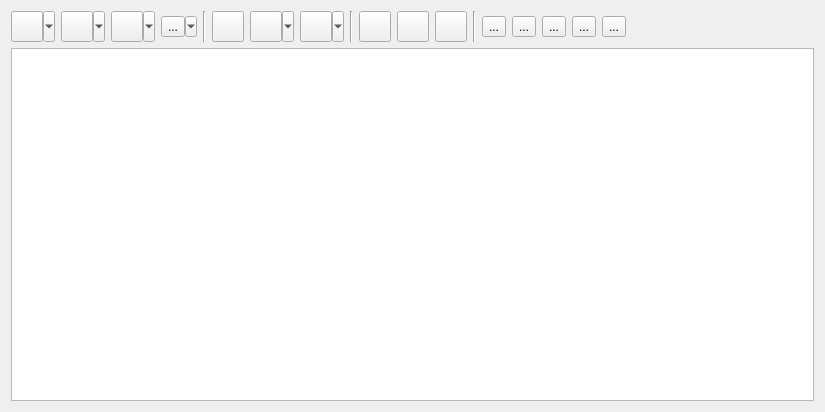
<?xml version="1.0" encoding="UTF-8"?>
<ui version="4.0">
 <class>NodesWidget</class>
 <widget class="QWidget" name="NodesWidget">
  <property name="geometry">
   <rect>
    <x>0</x>
    <y>0</y>
    <width>825</width>
    <height>412</height>
   </rect>
  </property>
  <property name="windowTitle">
   <string/>
  </property>
  <layout class="QVBoxLayout" name="verticalLayout">
   <item>
    <layout class="QHBoxLayout" name="horizontalLayout">
     <item>
      <widget class="QToolButton" name="btUseColumnForLabels">
       <property name="toolTip">
        <string>Use selected column as source for nodes' labels</string>
       </property>
       <property name="statusTip">
        <string>Use selected column as source for nodes' labels</string>
       </property>
       <property name="text">
        <string/>
       </property>
       <property name="icon">
        <iconset resource="../../ui.qrc">
         <normaloff>:/icons/images/node-label.svg</normaloff>:/icons/images/node-label.svg</iconset>
       </property>
       <property name="iconSize">
        <size>
         <width>24</width>
         <height>24</height>
        </size>
       </property>
       <property name="popupMode">
        <enum>QToolButton::MenuButtonPopup</enum>
       </property>
      </widget>
     </item>
     <item>
      <widget class="QToolButton" name="btUseColumnsForPieCharts">
       <property name="toolTip">
        <string>Use selected columns as source for nodes' pie charts</string>
       </property>
       <property name="statusTip">
        <string>Use selected columns as source for nodes' pie charts</string>
       </property>
       <property name="text">
        <string/>
       </property>
       <property name="icon">
        <iconset resource="../../ui.qrc">
         <normaloff>:/icons/images/node-pie.svg</normaloff>:/icons/images/node-pie.svg</iconset>
       </property>
       <property name="iconSize">
        <size>
         <width>24</width>
         <height>24</height>
        </size>
       </property>
       <property name="popupMode">
        <enum>QToolButton::MenuButtonPopup</enum>
       </property>
      </widget>
     </item>
     <item>
      <widget class="QToolButton" name="btUseColumnForNodesSizes">
       <property name="toolTip">
        <string>Use selected columns as source for nodes' sizes</string>
       </property>
       <property name="statusTip">
        <string>Use selected columns as source for nodes' sizes</string>
       </property>
       <property name="text">
        <string/>
       </property>
       <property name="icon">
        <iconset resource="../../ui.qrc">
         <normaloff>:/icons/images/node-size.svg</normaloff>:/icons/images/node-size.svg</iconset>
       </property>
       <property name="iconSize">
        <size>
         <width>24</width>
         <height>24</height>
        </size>
       </property>
       <property name="popupMode">
        <enum>QToolButton::MenuButtonPopup</enum>
       </property>
      </widget>
     </item>
     <item>
      <widget class="QToolButton" name="btUseColumnForNodesColors">
       <property name="toolTip">
        <string>Use selected columns as source for nodes' colors</string>
       </property>
       <property name="statusTip">
        <string>Use selected columns as source for nodes' colors</string>
       </property>
       <property name="text">
        <string>...</string>
       </property>
       <property name="icon">
        <iconset resource="../../ui.qrc">
         <normaloff>:/icons/images/node-color.svg</normaloff>:/icons/images/node-color.svg</iconset>
       </property>
       <property name="iconSize">
        <size>
         <width>24</width>
         <height>24</height>
        </size>
       </property>
       <property name="popupMode">
        <enum>QToolButton::MenuButtonPopup</enum>
       </property>
      </widget>
     </item>
     <item>
      <widget class="Line" name="line">
       <property name="orientation">
        <enum>Qt::Vertical</enum>
       </property>
      </widget>
     </item>
     <item>
      <widget class="QToolButton" name="btHighlightSelectedNodes">
       <property name="toolTip">
        <string>Highlight in network views the selected nodes in the table</string>
       </property>
       <property name="statusTip">
        <string>Highlight in network views the selected nodes in the table</string>
       </property>
       <property name="text">
        <string/>
       </property>
       <property name="icon">
        <iconset resource="../../ui.qrc">
         <normaloff>:/icons/images/highlight-yellow.svg</normaloff>:/icons/images/highlight-yellow.svg</iconset>
       </property>
       <property name="iconSize">
        <size>
         <width>24</width>
         <height>24</height>
        </size>
       </property>
      </widget>
     </item>
     <item>
      <widget class="QToolButton" name="btShowSpectrum">
       <property name="toolTip">
        <string>Show the spectrum associated to the selected node</string>
       </property>
       <property name="statusTip">
        <string>Show the spectrum associated to the selected node</string>
       </property>
       <property name="text">
        <string/>
       </property>
       <property name="icon">
        <iconset resource="../../ui.qrc">
         <normaloff>:/icons/images/spectrum.svg</normaloff>:/icons/images/spectrum.svg</iconset>
       </property>
       <property name="iconSize">
        <size>
         <width>24</width>
         <height>24</height>
        </size>
       </property>
       <property name="popupMode">
        <enum>QToolButton::MenuButtonPopup</enum>
       </property>
      </widget>
     </item>
     <item>
      <widget class="QToolButton" name="btFindStandards">
       <property name="toolTip">
        <string>Search for known spectra in library similar to the selected nodes' spectra</string>
       </property>
       <property name="statusTip">
        <string>Search for known spectra in library similar to the selected nodes' spectra</string>
       </property>
       <property name="text">
        <string/>
       </property>
       <property name="icon">
        <iconset resource="../../ui.qrc">
         <normaloff>:/icons/images/library-query.svg</normaloff>:/icons/images/library-query.svg</iconset>
       </property>
       <property name="iconSize">
        <size>
         <width>24</width>
         <height>24</height>
        </size>
       </property>
       <property name="popupMode">
        <enum>QToolButton::MenuButtonPopup</enum>
       </property>
      </widget>
     </item>
     <item>
      <widget class="Line" name="line_2">
       <property name="orientation">
        <enum>Qt::Vertical</enum>
       </property>
      </widget>
     </item>
     <item>
      <widget class="QToolButton" name="btAddColumnsByFormulae">
       <property name="toolTip">
        <string>Edit Group Mapping</string>
       </property>
       <property name="statusTip">
        <string>Edit Group Mapping</string>
       </property>
       <property name="text">
        <string/>
       </property>
       <property name="icon">
        <iconset resource="../../ui.qrc">
         <normaloff>:/icons/images/calculator.svg</normaloff>:/icons/images/calculator.svg</iconset>
       </property>
       <property name="iconSize">
        <size>
         <width>24</width>
         <height>24</height>
        </size>
       </property>
      </widget>
     </item>
     <item>
      <widget class="QToolButton" name="btClusterize">
       <property name="toolTip">
        <string>Find clusters in data and put each node in a cluster</string>
       </property>
       <property name="statusTip">
        <string>Find clusters in data and put each node in a cluster</string>
       </property>
       <property name="text">
        <string/>
       </property>
       <property name="icon">
        <iconset resource="../../ui.qrc">
         <normaloff>:/icons/images/cluster.svg</normaloff>:/icons/images/cluster.svg</iconset>
       </property>
       <property name="iconSize">
        <size>
         <width>24</width>
         <height>24</height>
        </size>
       </property>
      </widget>
     </item>
     <item>
      <widget class="QToolButton" name="btDeleteColumns">
       <property name="toolTip">
        <string>Remove selected columns</string>
       </property>
       <property name="statusTip">
        <string>Remove selected columns</string>
       </property>
       <property name="text">
        <string/>
       </property>
       <property name="icon">
        <iconset resource="../../ui.qrc">
         <normaloff>:/icons/images/list-remove.svg</normaloff>:/icons/images/list-remove.svg</iconset>
       </property>
       <property name="iconSize">
        <size>
         <width>24</width>
         <height>24</height>
        </size>
       </property>
      </widget>
     </item>
     <item>
      <widget class="Line" name="line_3">
       <property name="orientation">
        <enum>Qt::Vertical</enum>
       </property>
      </widget>
     </item>
     <item>
      <widget class="QToolButton" name="btFreezeFirstColumn">
       <property name="text">
        <string>...</string>
       </property>
       <property name="icon">
        <iconset resource="../../ui.qrc">
         <normaloff>:/icons/images/freeze_first_column.svg</normaloff>:/icons/images/freeze_first_column.svg</iconset>
       </property>
       <property name="iconSize">
        <size>
         <width>24</width>
         <height>24</height>
        </size>
       </property>
      </widget>
     </item>
     <item>
      <widget class="QToolButton" name="btFreezeColumns">
       <property name="text">
        <string>...</string>
       </property>
       <property name="icon">
        <iconset resource="../../ui.qrc">
         <normaloff>:/icons/images/freeze_columns.svg</normaloff>:/icons/images/freeze_columns.svg</iconset>
       </property>
       <property name="iconSize">
        <size>
         <width>24</width>
         <height>24</height>
        </size>
       </property>
      </widget>
     </item>
     <item>
      <widget class="QToolButton" name="btSetAlternatingRowColors">
       <property name="text">
        <string>...</string>
       </property>
       <property name="icon">
        <iconset resource="../../ui.qrc">
         <normaloff>:/icons/images/alternating_row_colors.svg</normaloff>:/icons/images/alternating_row_colors.svg</iconset>
       </property>
       <property name="iconSize">
        <size>
         <width>24</width>
         <height>24</height>
        </size>
       </property>
      </widget>
     </item>
     <item>
      <widget class="QToolButton" name="btEnableOrdering">
       <property name="text">
        <string>...</string>
       </property>
       <property name="icon">
        <iconset resource="../../ui.qrc">
         <normaloff>:/icons/images/enable_ordering.svg</normaloff>:/icons/images/enable_ordering.svg</iconset>
       </property>
       <property name="iconSize">
        <size>
         <width>24</width>
         <height>24</height>
        </size>
       </property>
      </widget>
     </item>
     <item>
      <widget class="QToolButton" name="btSetColumnsMovable">
       <property name="text">
        <string>...</string>
       </property>
       <property name="icon">
        <iconset resource="../../ui.qrc">
         <normaloff>:/icons/images/enable_move_columns.svg</normaloff>:/icons/images/enable_move_columns.svg</iconset>
       </property>
       <property name="iconSize">
        <size>
         <width>24</width>
         <height>24</height>
        </size>
       </property>
      </widget>
     </item>
     <item>
      <spacer name="horizontalSpacer">
       <property name="orientation">
        <enum>Qt::Horizontal</enum>
       </property>
       <property name="sizeHint" stdset="0">
        <size>
         <width>40</width>
         <height>20</height>
        </size>
       </property>
      </spacer>
     </item>
    </layout>
   </item>
   <item>
    <widget class="NodeTableView" name="tvNodes">
     <property name="alternatingRowColors">
      <bool>true</bool>
     </property>
    </widget>
   </item>
  </layout>
  <action name="actionViewSpectrum">
   <property name="icon">
    <iconset resource="../../ui.qrc">
     <normaloff>:/icons/images/spectrum.svg</normaloff>:/icons/images/spectrum.svg</iconset>
   </property>
   <property name="text">
    <string>View Spectrum</string>
   </property>
   <property name="toolTip">
    <string>Show the spectrum associated to the selected node</string>
   </property>
   <property name="statusTip">
    <string>Show the spectrum associated to the selected node</string>
   </property>
  </action>
  <action name="actionViewCompareSpectrum">
   <property name="icon">
    <iconset resource="../../ui.qrc">
     <normaloff>:/icons/images/spectrum-inverted.svg</normaloff>:/icons/images/spectrum-inverted.svg</iconset>
   </property>
   <property name="text">
    <string>Compare Spectrum</string>
   </property>
   <property name="toolTip">
    <string>Compare the spectrum associated to the selected node to another one</string>
   </property>
   <property name="statusTip">
    <string>Compare the spectrum associated to the selected node to another one</string>
   </property>
  </action>
  <action name="actionFindStandards">
   <property name="icon">
    <iconset resource="../../ui.qrc">
     <normaloff>:/icons/images/library-query.svg</normaloff>:/icons/images/library-query.svg</iconset>
   </property>
   <property name="text">
    <string>Find standards in library</string>
   </property>
   <property name="toolTip">
    <string>Search for known spectra in library similar to the selected nodes' spectra with same precursor ion</string>
   </property>
   <property name="statusTip">
    <string>Search for known spectra in library similar to the selected nodes' spectra with same precursor ion</string>
   </property>
  </action>
  <action name="actionFindAnalogs">
   <property name="icon">
    <iconset resource="../../ui.qrc">
     <normaloff>:/icons/images/library-query.svg</normaloff>:/icons/images/library-query.svg</iconset>
   </property>
   <property name="text">
    <string>Find analogs in library</string>
   </property>
   <property name="toolTip">
    <string>Search for known spectra in library similar to the selected nodes' spectra with different precursor ion</string>
   </property>
   <property name="statusTip">
    <string>Search for known spectra in library similar to the selected nodes' spectra with different precursor ion</string>
   </property>
  </action>
  <action name="actionResetPieColorMapping">
   <property name="icon">
    <iconset resource="../../ui.qrc">
     <normaloff>:/icons/images/node-empty.svg</normaloff>:/icons/images/node-empty.svg</iconset>
   </property>
   <property name="text">
    <string>Reset color mapping</string>
   </property>
   <property name="toolTip">
    <string>Remove pie charts</string>
   </property>
   <property name="statusTip">
    <string>Remove pie charts</string>
   </property>
  </action>
  <action name="actionUseColumnsForPieCharts">
   <property name="icon">
    <iconset resource="../../ui.qrc">
     <normaloff>:/icons/images/node-pie.svg</normaloff>:/icons/images/node-pie.svg</iconset>
   </property>
   <property name="text">
    <string>Use Columns for Pie Charts</string>
   </property>
   <property name="toolTip">
    <string>Use selected columns as source for nodes' pie charts</string>
   </property>
   <property name="statusTip">
    <string>Use selected columns as source for nodes' pie charts</string>
   </property>
  </action>
  <action name="actionResetLabelMapping">
   <property name="icon">
    <iconset resource="../../ui.qrc">
     <normaloff>:/icons/images/node-label.svg</normaloff>:/icons/images/node-label.svg</iconset>
   </property>
   <property name="text">
    <string>Reset label mapping</string>
   </property>
   <property name="toolTip">
    <string>Restore default nodes' labels</string>
   </property>
   <property name="statusTip">
    <string>Restore default nodes' labels</string>
   </property>
  </action>
  <action name="actionUseColumnForLabels">
   <property name="icon">
    <iconset resource="../../ui.qrc">
     <normaloff>:/icons/images/node-label.svg</normaloff>:/icons/images/node-label.svg</iconset>
   </property>
   <property name="text">
    <string>Use Column for Labels</string>
   </property>
   <property name="toolTip">
    <string>Use selected column as source for nodes' labels</string>
   </property>
   <property name="statusTip">
    <string>Use selected column as source for nodes' labels</string>
   </property>
  </action>
  <action name="actionResetSizeMapping">
   <property name="icon">
    <iconset resource="../../ui.qrc">
     <normaloff>:/icons/images/node-size.svg</normaloff>:/icons/images/node-size.svg</iconset>
   </property>
   <property name="text">
    <string>Reset size mapping</string>
   </property>
   <property name="toolTip">
    <string>Restore default nodes' sizes</string>
   </property>
   <property name="statusTip">
    <string>Restore default nodes' sizes</string>
   </property>
  </action>
  <action name="actionUseColumnForNodesSizes">
   <property name="icon">
    <iconset resource="../../ui.qrc">
     <normaloff>:/icons/images/node-size.svg</normaloff>:/icons/images/node-size.svg</iconset>
   </property>
   <property name="text">
    <string>Use Column for Nodes Sizes</string>
   </property>
   <property name="toolTip">
    <string>Use selected column as source for nodes' sizes</string>
   </property>
   <property name="statusTip">
    <string>Use selected column as source for nodes' sizes</string>
   </property>
  </action>
  <action name="actionResetColorMapping">
   <property name="icon">
    <iconset resource="../../ui.qrc">
     <normaloff>:/icons/images/node-color.svg</normaloff>:/icons/images/node-color.svg</iconset>
   </property>
   <property name="text">
    <string>Reset color mapping</string>
   </property>
   <property name="toolTip">
    <string>Restore default nodes' colors</string>
   </property>
   <property name="statusTip">
    <string>Restore default nodes' colors</string>
   </property>
  </action>
  <action name="actionUseColumnForNodesColors">
   <property name="icon">
    <iconset resource="../../ui.qrc">
     <normaloff>:/icons/images/node-color.svg</normaloff>:/icons/images/node-color.svg</iconset>
   </property>
   <property name="text">
    <string>Use Column for Nodes Colors</string>
   </property>
   <property name="toolTip">
    <string>Use selected column as source for nodes' colors</string>
   </property>
   <property name="statusTip">
    <string>Use selected column as source for nodes' colors</string>
   </property>
  </action>
  <action name="actionHighlightSelectedNodes">
   <property name="icon">
    <iconset resource="../../ui.qrc">
     <normaloff>:/icons/images/highlight-yellow.svg</normaloff>:/icons/images/highlight-yellow.svg</iconset>
   </property>
   <property name="text">
    <string>Highlight Selected Nodes</string>
   </property>
   <property name="toolTip">
    <string>Highlight in network views the selected nodes in the table</string>
   </property>
   <property name="statusTip">
    <string>Highlight in network views the selected nodes in the table</string>
   </property>
  </action>
  <action name="actionAddColumnsByFormulae">
   <property name="icon">
    <iconset resource="../../ui.qrc">
     <normaloff>:/icons/images/calculator.svg</normaloff>:/icons/images/calculator.svg</iconset>
   </property>
   <property name="text">
    <string>Add new columns by formulae</string>
   </property>
   <property name="toolTip">
    <string>Add new columns by combining existing ones using arithmetic formula</string>
   </property>
   <property name="statusTip">
    <string>Add new columns by combining existing ones using arithmetic formula</string>
   </property>
  </action>
  <action name="actionClusterize">
   <property name="icon">
    <iconset resource="../../ui.qrc">
     <normaloff>:/icons/images/cluster.svg</normaloff>:/icons/images/cluster.svg</iconset>
   </property>
   <property name="text">
    <string>Clusterize</string>
   </property>
   <property name="toolTip">
    <string>Find clusters in data and put each node in a cluster</string>
   </property>
   <property name="statusTip">
    <string>Find clusters in data and put each node in a cluster</string>
   </property>
  </action>
  <action name="actionDeleteColumns">
   <property name="icon">
    <iconset resource="../../ui.qrc">
     <normaloff>:/icons/images/list-remove.svg</normaloff>:/icons/images/list-remove.svg</iconset>
   </property>
   <property name="text">
    <string>Delete Columns</string>
   </property>
   <property name="toolTip">
    <string>Remove selected columns</string>
   </property>
   <property name="statusTip">
    <string>Remove selected columns</string>
   </property>
  </action>
  <action name="actionFreezeColumns">
   <property name="checkable">
    <bool>true</bool>
   </property>
   <property name="icon">
    <iconset resource="../../ui.qrc">
     <normaloff>:/icons/images/freeze_columns.svg</normaloff>:/icons/images/freeze_columns.svg</iconset>
   </property>
   <property name="text">
    <string>Freeze Columns</string>
   </property>
   <property name="toolTip">
    <string>Freeze the columns to the left of the selected one</string>
   </property>
   <property name="statusTip">
    <string>Freeze the columns to the left of the selected one</string>
   </property>
  </action>
  <action name="actionFreezeFirstColumn">
   <property name="checkable">
    <bool>true</bool>
   </property>
   <property name="icon">
    <iconset resource="../../ui.qrc">
     <normaloff>:/icons/images/freeze_first_column.svg</normaloff>:/icons/images/freeze_first_column.svg</iconset>
   </property>
   <property name="text">
    <string>Freeze First Column</string>
   </property>
   <property name="toolTip">
    <string>Freeze the first column of the table</string>
   </property>
   <property name="statusTip">
    <string>Freeze the first column of the table</string>
   </property>
  </action>
  <action name="actionSetAlternatingRowColors">
   <property name="checkable">
    <bool>true</bool>
   </property>
   <property name="checked">
    <bool>true</bool>
   </property>
   <property name="icon">
    <iconset resource="../../ui.qrc">
     <normaloff>:/icons/images/alternating_row_colors.svg</normaloff>:/icons/images/alternating_row_colors.svg</iconset>
   </property>
   <property name="text">
    <string>Set Alternating Row Colors</string>
   </property>
   <property name="toolTip">
    <string>Alternate background colors in table to improve readability</string>
   </property>
   <property name="statusTip">
    <string>Alternate background colors in table to improve readability</string>
   </property>
  </action>
  <action name="actionEnableOrdering">
   <property name="checkable">
    <bool>true</bool>
   </property>
   <property name="icon">
    <iconset resource="../../ui.qrc">
     <normaloff>:/icons/images/enable_ordering.svg</normaloff>:/icons/images/enable_ordering.svg</iconset>
   </property>
   <property name="text">
    <string>Enable Ordering</string>
   </property>
   <property name="toolTip">
    <string>Enable ordering of table. Selection of columns is available only when sorting is disabled</string>
   </property>
   <property name="statusTip">
    <string>Enable ordering of table. Selection of columns is available only when sorting is disabled</string>
   </property>
  </action>
  <action name="actionSetColumnsMovable">
   <property name="checkable">
    <bool>true</bool>
   </property>
   <property name="icon">
    <iconset resource="../../ui.qrc">
     <normaloff>:/icons/images/enable_move_columns.svg</normaloff>:/icons/images/enable_move_columns.svg</iconset>
   </property>
   <property name="text">
    <string>Set Columns Movable</string>
   </property>
   <property name="toolTip">
    <string>Allow to change order of columns</string>
   </property>
   <property name="statusTip">
    <string>Allow to change order of columns</string>
   </property>
  </action>
 </widget>
 <customwidgets>
  <customwidget>
   <class>NodeTableView</class>
   <extends>QTableView</extends>
   <header>metgem/ui/widgets.h</header>
  </customwidget>
 </customwidgets>
 <resources>
  <include location="../../ui.qrc"/>
 </resources>
 <connections/>
</ui>
